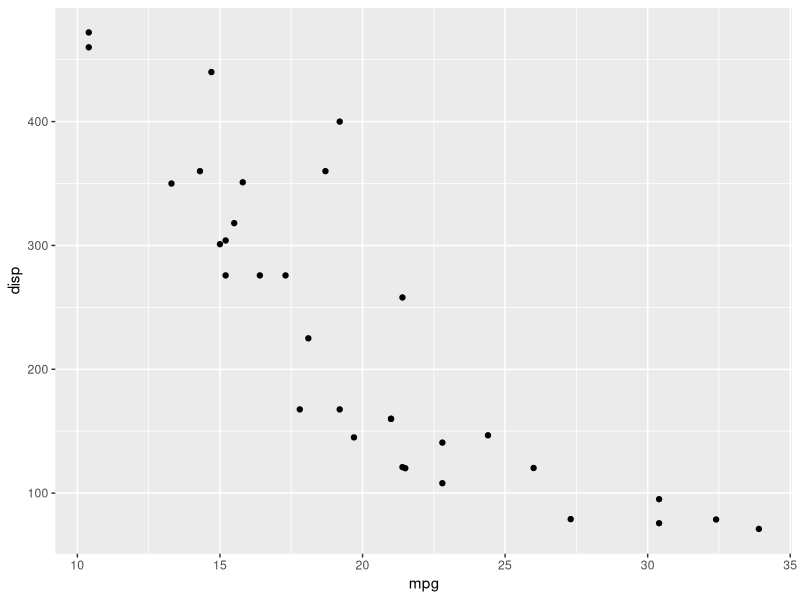
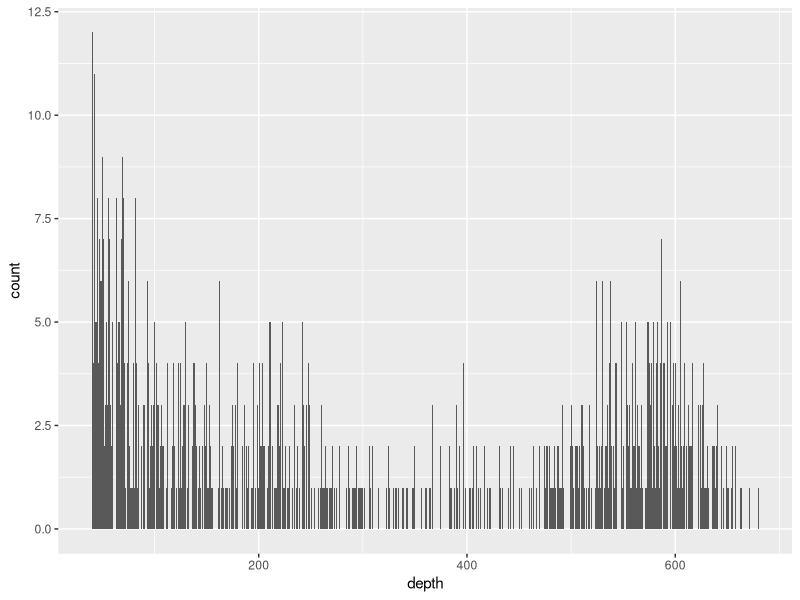
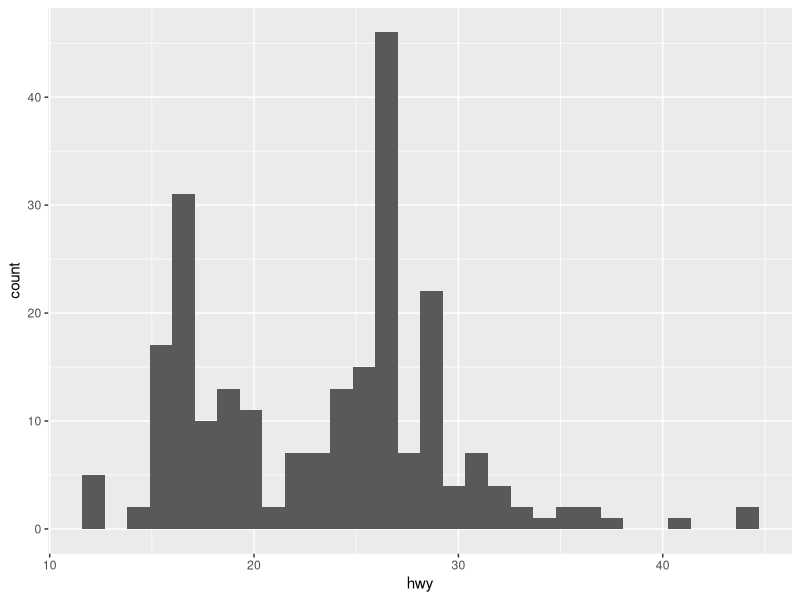
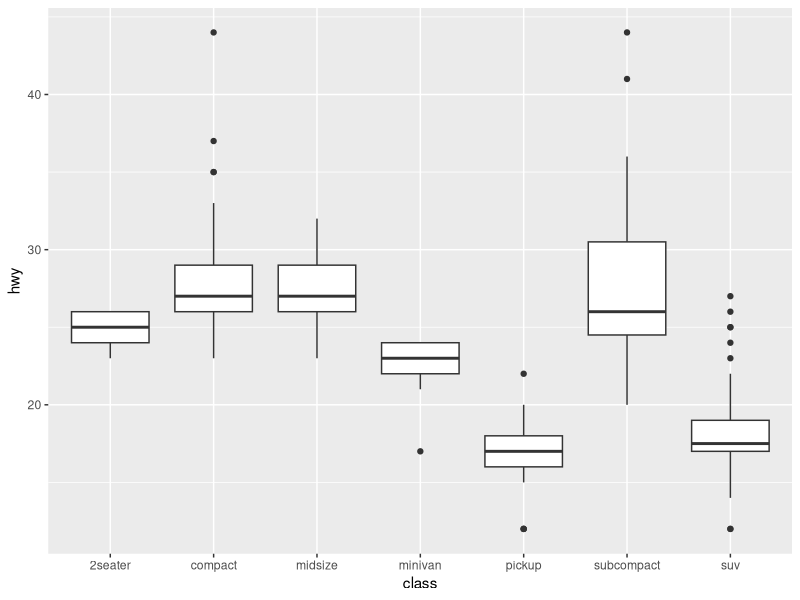
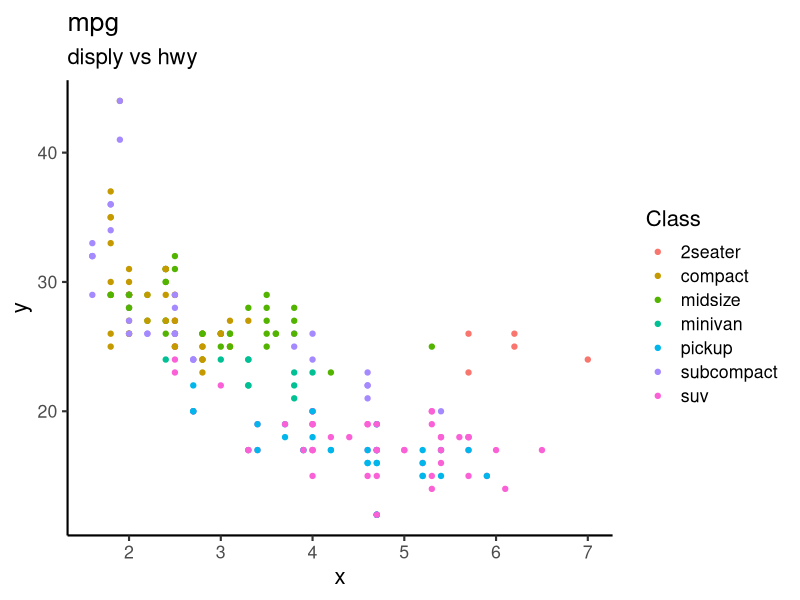
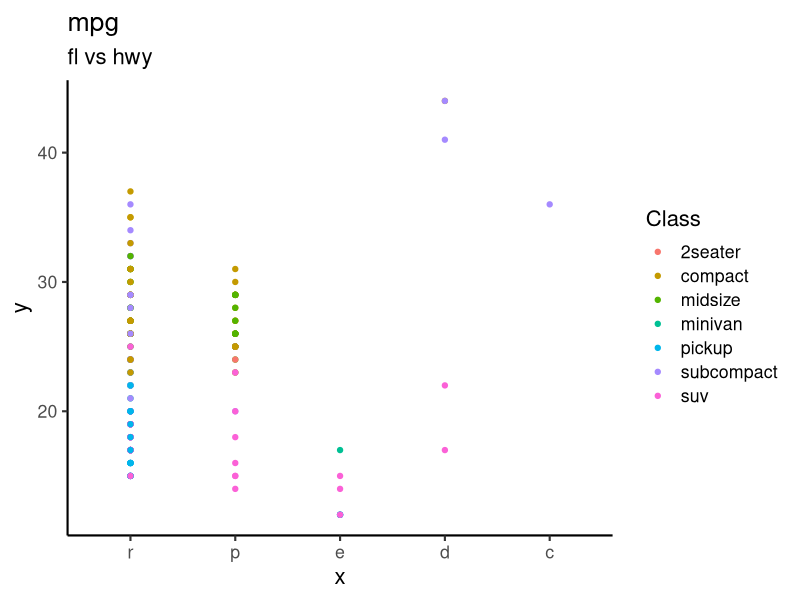
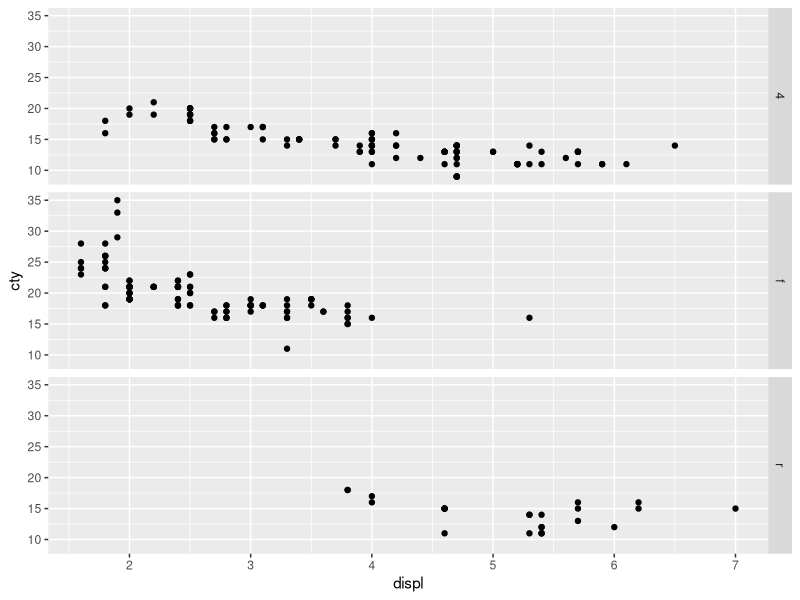
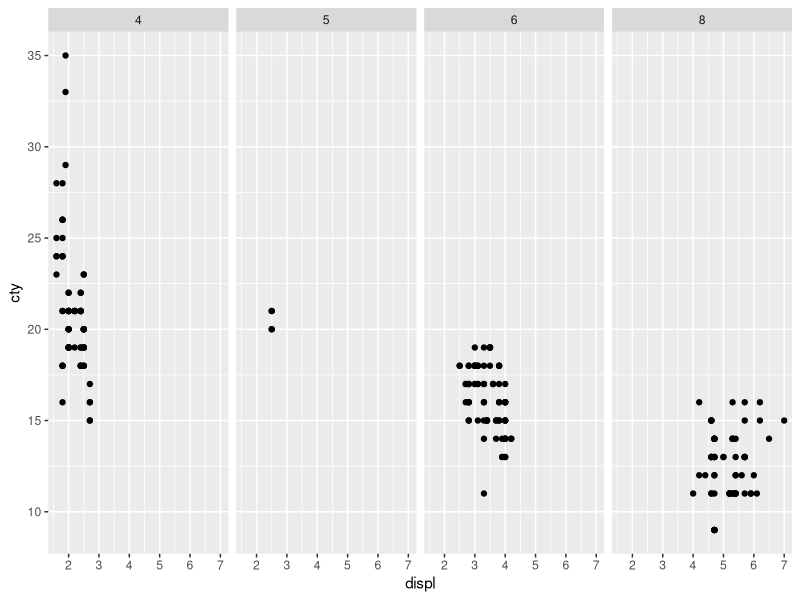

Write R code to recreate these figures, in order.
## ---- chunk 1
knitr::opts_chunk$set(warning = FALSE, message = FALSE)
## ---- chunk 2
library(tidyverse)
library(ggplot2)
## ---- chunk 3
ggplot(mtcars, aes(mpg, disp)) + geom_point()
## ---- chunk 4
ggplot(quakes, aes(x = depth)) + geom_bar()
## ---- chunk 5
ggplot(data = mpg) +
  geom_histogram(aes(x = hwy))
## ---- chunk 6
ggplot(mpg) +
  geom_boxplot(aes(x = class, y = hwy))
## ---- chunk 7
ggplot(mpg) +
  geom_point(aes(x = displ, y = hwy, color = class)) +
  labs(title = "mpg",
       subtitle = "disply vs hwy",
       x = "x",
       y = "y",
       color = "Class") + 
  theme_classic(16)
## ---- chunk 8
ggplot(mpg) +
  geom_point(aes(x = fct_infreq(fl), y = hwy, color = class)) +
  labs(title = "mpg",
       subtitle = "fl vs hwy",
       x = "x",
       y = "y",
       color = "Class") + 
  theme_classic(16)
## ---- chunk 9
p <- ggplot(mpg, aes(displ, cty)) + geom_point()
p + facet_grid(rows = vars(drv))
p + facet_grid(cols = vars(cyl))
p + facet_grid(vars(drv), vars(cyl))
## ---- chunk 10
p <- ggplot(mpg, aes(displ, cty)) + geom_point()
p + facet_wrap(vars(drv))
p + facet_wrap(vars(cyl))
# You can facet by multiple variables
ggplot(mpg, aes(displ, cyl)) +
  geom_point() +
  facet_wrap(vars(cyl, drv))
# it only generate 9 labels 
